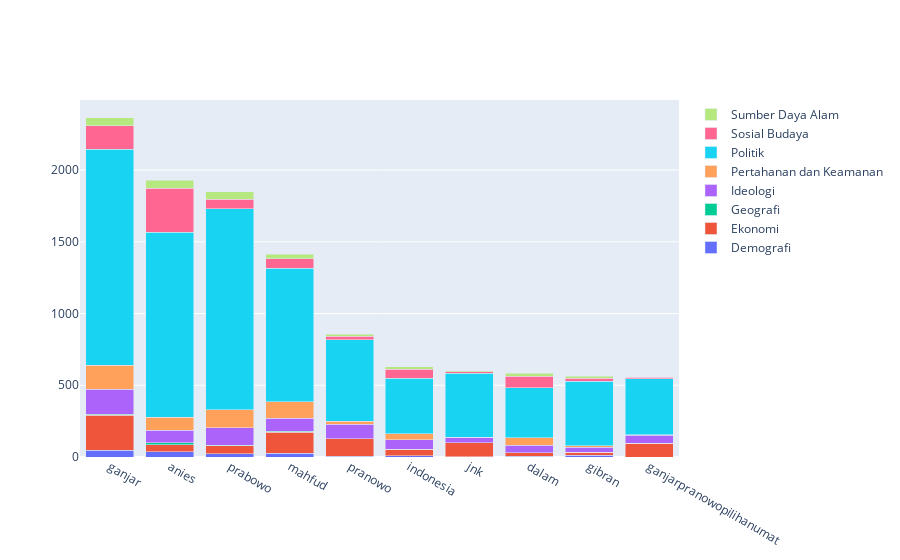

The code cell stored with this chart in its notebook:
### Code cell
# unigram
unigram_matrix = unigram.fit_transform(df['clean_text'])
unigram_matrix = unigram_matrix.toarray()
unigram_matrix = pd.DataFrame(unigram_matrix, columns=unigram.get_feature_names_out())

# visualisasi top 10 unigram dan labelnya
unigram_matrix['label'] = df['label']
unigram_matrix = unigram_matrix.groupby('label').sum().T
unigram_matrix['total'] = unigram_matrix.sum(axis=1)
unigram_matrix = unigram_matrix.sort_values('total', ascending=False)
unigram_matrix = unigram_matrix.drop('total', axis=1)
unigram_matrix = unigram_matrix.head(10)

fig = go.Figure()
for label in unigram_matrix.columns:
    fig.add_trace(go.Bar(x=unigram_matrix.index, y=unigram_matrix[label], name=label))
fig.update_layout(barmode='stack')
fig.show()

### Figure 1 — Plotly figure (JSON) as saved in the notebook; plotly's stock layout.template omitted (floating-point values rounded to 4 significant figures)
{"data": [{"name": "Demografi", "type": "bar", "x": ["ganjar", "anies", "prabowo", "mahfud", "pranowo", "indonesia", "jnk", "dalam", "gibran", "ganjarpranowopilihanumat"], "y": [46, 36, 21, 26, 5, 10, 1, 6, 11, 0]}, {"name": "Ekonomi", "type": "bar", "x": ["ganjar", "anies", "prabowo", "mahfud", "pranowo", "indonesia", "jnk", "dalam", "gibran", "ganjarpranowopilihanumat"], "y": [245, 51, 56, 148, 122, 43, 98, 24, 21, 95]}, {"name": "Geografi", "type": "bar", "x": ["ganjar", "anies", "prabowo", "mahfud", "pranowo", "indonesia", "jnk", "dalam", "gibran", "ganjarpranowopilihanumat"], "y": [6, 14, 4, 4, 1, 2, 0, 1, 0, 0]}, {"name": "Ideologi", "type": "bar", "x": ["ganjar", "anies", "prabowo", "mahfud", "pranowo", "indonesia", "jnk", "dalam", "gibran", "ganjarpranowopilihanumat"], "y": [174, 84, 124, 93, 100, 67, 37, 50, 35, 58]}, {"name": "Pertahanan dan Keamanan", "type": "bar", "x": ["ganjar", "anies", "prabowo", "mahfud", "pranowo", "indonesia", "jnk", "dalam", "gibran", "ganjarpranowopilihanumat"], "y": [170, 92, 126, 114, 21, 41, 3, 53, 12, 1]}, {"name": "Politik", "type": "bar", "x": ["ganjar", "anies", "prabowo", "mahfud", "pranowo", "indonesia", "jnk", "dalam", "gibran", "ganjarpranowopilihanumat"], "y": [1503, 1290, 1399, 930, 567, 387, 445, 350, 448, 392]}, {"name": "Sosial Budaya", "type": "bar", "x": ["ganjar", "anies", "prabowo", "mahfud", "pranowo", "indonesia", "jnk", "dalam", "gibran", "ganjarpranowopilihanumat"], "y": [165, 308, 65, 66, 27, 62, 12, 78, 22, 9]}, {"name": "Sumber Daya Alam", "type": "bar", "x": ["ganjar", "anies", "prabowo", "mahfud", "pranowo", "indonesia", "jnk", "dalam", "gibran", "ganjarpranowopilihanumat"], "y": [55, 55, 54, 31, 12, 17, 6, 23, 14, 6]}], "layout": {"barmode": "stack"}}
